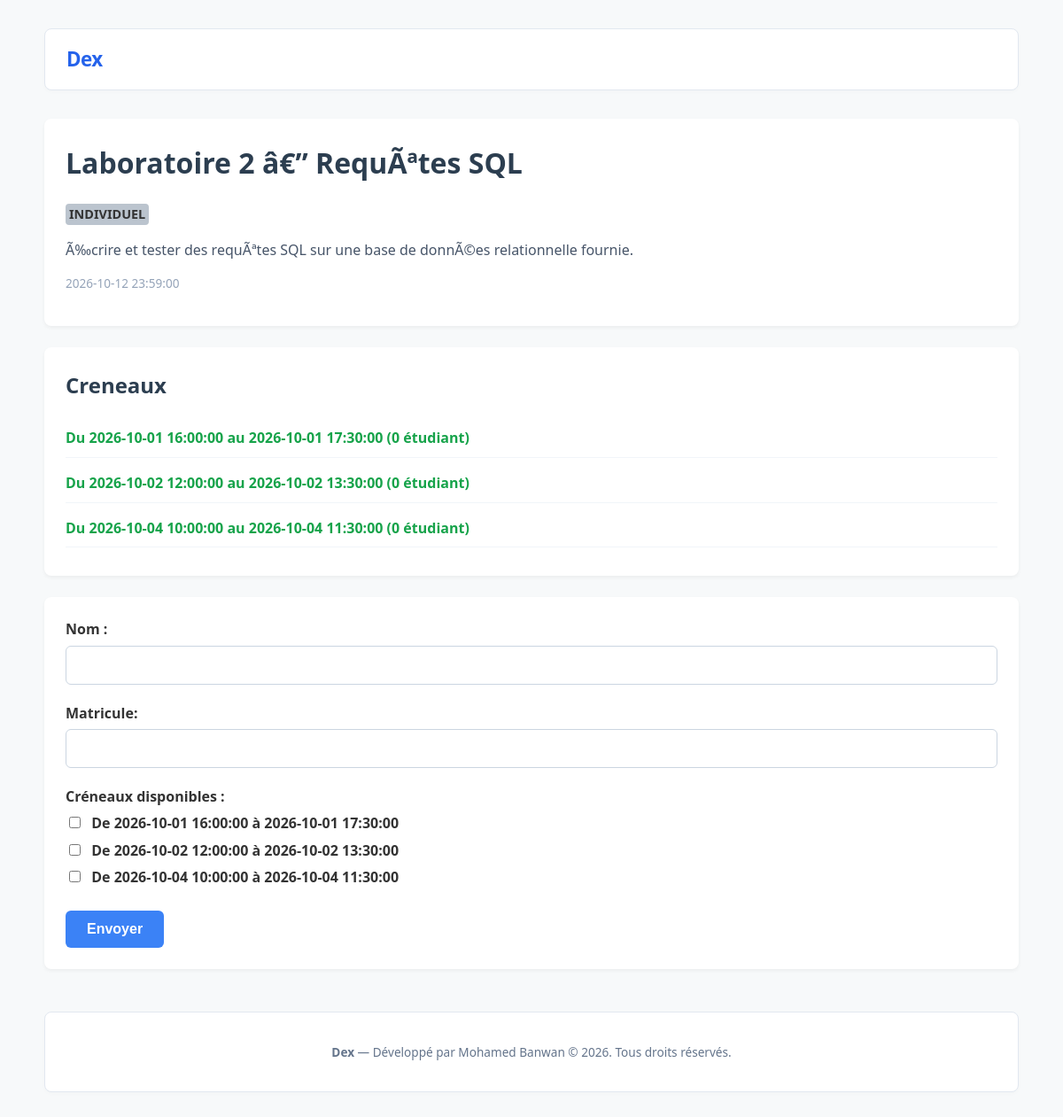
The app's page /site/travail.php?id=bdd-lab2, older data.
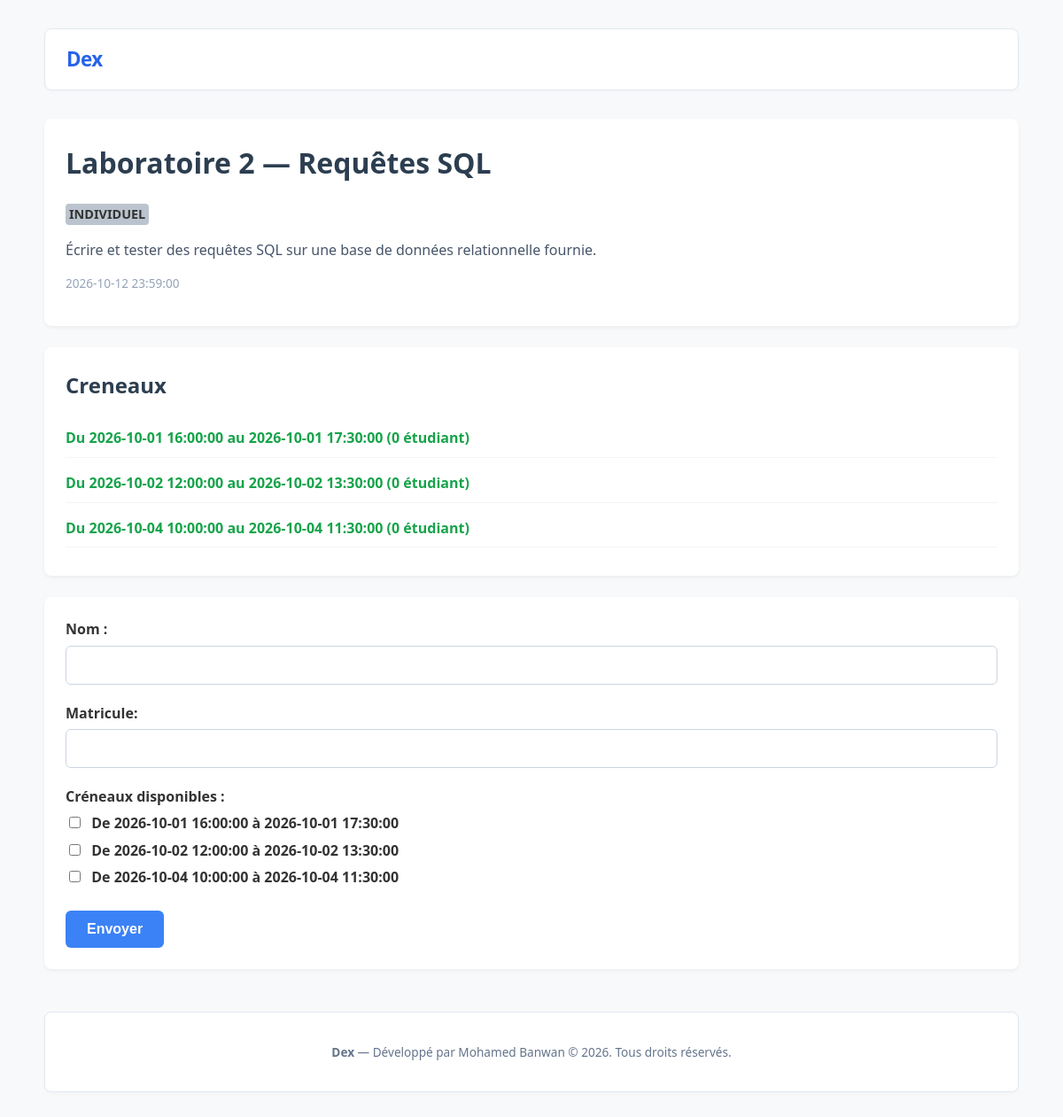
The same page, newer data.
### tables this page shows
CREATE TABLE IF NOT EXISTS travaux (
    id          VARCHAR(30)  PRIMARY KEY,
    cours_id    VARCHAR(30)  NOT NULL,
    titre       VARCHAR(150) NOT NULL,
    description TEXT         NOT NULL,
    type        VARCHAR(20)  NOT NULL,
    disponible  DATE         NOT NULL,
    remise      DATETIME     NOT NULL,
    ouvert      BOOLEAN      NOT NULL,
    CONSTRAINT fk_travaux_cours FOREIGN KEY (cours_id) REFERENCES cours (id)
);

CREATE TABLE IF NOT EXISTS creneaux (
    id         VARCHAR(30) PRIMARY KEY,
    travail_id VARCHAR(30) NOT NULL,
    debut      DATETIME    NOT NULL,
    fin        DATETIME    NOT NULL,
    CONSTRAINT fk_creneaux_travaux FOREIGN KEY (travail_id) REFERENCES travaux (id)
);

### site/travail.php (the view, shortened to what this page needs)
<?php
require 'init.php';
$travailChoisi = $_GET['id'] ?? '';
if (!empty($travailChoisi)) {
    $requeteTravail = $pdo->prepare(
        'SELECT
         id AS travail_id,
         titre AS travail_titre,
         description,
         type,
         remise
         FROM travaux
         WHERE id = :idTravail'
         );
    $requeteTravail->execute(['idTravail' => $travailChoisi]);
    $travail = $requeteTravail->fetch(PDO::FETCH_ASSOC);
    $requeteCreneau = $pdo->prepare(
        'SELECT
            c.id AS id_creneau,
            c.debut,
            c.fin,
            t.id AS travail_id,
            COUNT(d.id) AS nombre_eleve,
            GROUP_CONCAT(d.nom ORDER BY d.nom SEPARATOR ", ") AS liste_etudiant
        FROM creneaux c
        JOIN travaux t ON c.travail_id = t.id
        LEFT JOIN disponibilites d
            ON d.creneau_id = c.id
            AND d.travail_id = t.id
        WHERE t.id = :travail_id
        GROUP BY c.id, c.debut, c.fin, t.id
        '
    );
    $requeteCreneau->execute(['travail_id' => $travailChoisi]);
    $creneaux = $requeteCreneau->fetchAll(PDO::FETCH_ASSOC);
} else {
    header('Location: index.php');
    exit();
}
?>
<!DOCTYPE html>
<html lang="fr">
    <head>
        <link rel="stylesheet" href="style.css">
    </head>
    <body>
        <?php include 'header.php'?>
        <div class="travail-bloc">
            <h1><?=htmlspecialchars($travail['travail_titre']) ?></h1>
            <p class="travail-type"><?=htmlspecialchars($travail['type'])?></p>
            <p class="travail-description"><?=htmlspecialchars($travail['description'])?></p>
            <p class="travail-date"><?=htmlspecialchars($travail['remise'])?></p>
        </div>
        <div class="creneau-bloc">
            <h2>Creneaux</h2>
            <?php if (empty($creneaux)): ?>
                <p>Aucun creneaux pour ce travail.</p>
            <?php else: ?>
                <ul>
                    <?php
                    $maxNombre = max(array_column($creneaux, "nombre_eleve"));
                    ?>
                    <?php foreach ($creneaux as $creneau): ?>
                        <?php $etudiant = $creneau['nombre_eleve'] <=1  ? "étudiant" : "étudiants"?>
                        <?php if ($creneau["nombre_eleve"] == $maxNombre): ?>
                            <li>
                                <p class="creneau-max">Du <?=htmlspecialchars($creneau['debut'])?>  au  <?=htmlspecialchars($creneau['fin'])?>  (<?= htmlspecialchars($creneau['nombre_eleve'])?> <?= $etudiant?>)</p>
                            </li>
                        <?php else: ?>
                            <li>
                                <p class="creneau-normal">Du <?=htmlspecialchars($creneau['debut'])?>  au  <?=htmlspecialchars($creneau['fin'])?>  (<?= htmlspecialchars($creneau['nombre_eleve'])?> <?= $etudiant?>)</p>
                            </li>
                        <?php endif; ?>
                    <?php endforeach; ?>
                </ul>
            <?php endif; ?>
        </div>
        <?php
            $creneauxCheckboxes = [];
            $sessionNom = $_SESSION['nom'] ?? "";
            $sessionMatricule = $_SESSION['matricule'] ?? "";
        ?>
        <form action="" method="POST">
            <div class="form-group">
                <label for="nom">Nom :</label><br>
                <input type="text" name="nom" id="nom" value="<?= htmlspecialchars($sessionNom); ?>">
            </div>
            <div class="form-group">
                <label for="matricule">Matricule: </label><br>
                <input type="text" name="matricule" id="matricule" value="<?= htmlspecialchars($sessionMatricule); ?>" >
            </div>
            <div class="form-group">
                <label>Créneaux disponibles :</label><br>
                <?php foreach ($creneaux as $creneau): ?>
                    <?php
                        $id = $creneau['id_creneau'];
                        $isChecked = in_array($id, $creneauxCheckboxes) ? 'checked' : '';
                    ?>
                    <label >
                        <input type="checkbox" name="creneauxCheckboxes[]" value="<?= $id; ?>" <?= $isChecked; ?>>
                        De <?=htmlspecialchars($creneau['debut'])?> à <?=htmlspecialchars($creneau['fin'])?>
                    </label><br>
                <?php endforeach; ?>
            </div>
            <button type="submit">Envoyer</button>
        </form>
        <?php include 'footer.php'?>
    </body>
</html>

### site/header.php (shortened to what this page needs)
<header class="site-header">
    <a href="index.php" class="logo">Dex</a>
</header>

### site/footer.php
<footer class="site-footer">
    <p><strong>Dex</strong> — Développé par Mohamed Banwan &copy; <?= date('Y') ?>. Tous droits réservés.</p>
</footer>

### site/style.css (style rules this page uses)
body { font-family: system-ui, -apple-system, BlinkMacSystemFont, "Segoe UI", Roboto, Helvetica, Arial, sans-serif; line-height: 1.6; color: #333333; background-color: #f7f9fa; margin: 0; padding: 2rem; max-width: 1100px; margin-left: auto; margin-right: auto; }
h1, h2, h3 { color: #2c3e50; margin-top: 0; }
form { background: #ffffff; padding: 1.5rem; border-radius: 8px; box-shadow: 0 2px 4px rgba(0, 0, 0, 0.05); margin-bottom: 2rem; }
.form-group { margin-bottom: 1.25rem; }
.form-group label { font-weight: 600; display: inline-block; margin-bottom: 0.3rem; }
select, input[type="text"] { width: 100%; padding: 0.75rem; border: 1px solid #cbd5e1; border-radius: 6px; font-size: 1rem; box-sizing: border-box; background-color: #fff; }
input[type="checkbox"] { width: auto; margin-right: 0.5rem; }
button[type="submit"] { background-color: #3b82f6; color: white; border: none; padding: 0.75rem 1.5rem; font-size: 1rem; font-weight: 600; border-radius: 6px; cursor: pointer; transition: background-color 0.2s; }
.travail-bloc { background: #ffffff; padding: 1.5rem; border-radius: 8px; box-shadow: 0 2px 4px rgba(0, 0, 0, 0.05); margin-bottom: 1.5rem; }
.travail-type { font-size: 0.9rem; color: #333333; text-transform: uppercase; font-weight: 600; margin-bottom: 0.5rem; background-color: #bbc4ce; border-radius: 4px; padding-left: 4px; padding-right: 4px; width: min-content; }
.travail-description { color: #475569; margin-bottom: 0.75rem; }
.travail-date { font-size: 0.85rem; color: #94a3b8; }
.creneau-bloc { background: #ffffff; padding: 1.5rem; border-radius: 8px; box-shadow: 0 2px 4px rgba(0, 0, 0, 0.05); margin-bottom: 1.5rem; }
.creneau-bloc ul { list-style-type: none; padding: 0; margin: 0; }
.creneau-bloc li { padding: 0.5rem 0; border-bottom: 1px solid #f1f5f9; }
.creneau-max { color: #16a34a; font-weight: 600; margin: 0; }
.site-header { background-color: #ffffff; padding: 1rem 1.5rem; border: 1px solid #e2e8f0; display: flex; align-items: center; margin-bottom: 2rem; border-radius: 8px; box-shadow: 0 2px 4px rgba(0, 0, 0, 0.02); }
.site-header .logo { font-size: 1.4rem; font-weight: 700; color: #2563eb; text-decoration: none; letter-spacing: -0.025em; }
.site-footer { margin-top: 3rem; padding: 1.25rem 1.5rem; border: 1px solid #e2e8f0; text-align: center; font-size: 0.85rem; color: #64748b; background-color: #ffffff; border-radius: 8px; box-shadow: 0 2px 4px rgba(0, 0, 0, 0.02); }

Row changes from the older to the newer data that the page shows:
changed travaux "INDIVIDUEL": titre "Laboratoire 2 â€” RequÃªtes SQL" → "Laboratoire 2 — Requêtes SQL"; description "Ã‰crire et tester des requÃªtes SQL sur une base de donnÃ©es relationnelle fournie." → "Écrire et tester des requêtes SQL sur une base de données relationnelle fournie."
